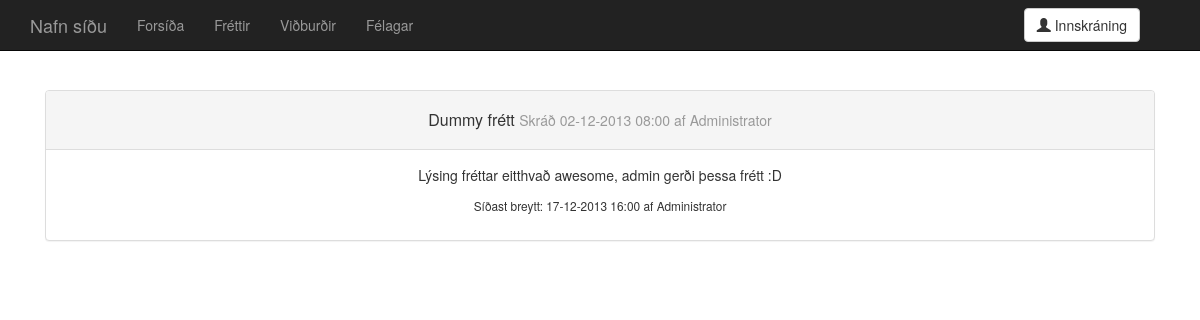
The page /news.single.php?id=1 on the database its author committed.
### tables this page shows
CREATE TABLE 'news' (
  'news_id' integer NOT NULL,
  'title' text,
  'description' text,
  'date_created' integer,
  'date_edited' integer,
  'creator' integer,
  'last_editor' integer,
  PRIMARY KEY ('news_id')
);

CREATE TABLE 'users' (
  'user_id' integer NOT NULL,
  'name' text,
  'post' text NOT NULL UNIQUE,
  'pass' text,
  'privileges' integer,
  'phone_nr' text,
  PRIMARY KEY ('user_id')
);

### php/utils.php (called while the page is built, shortened)
<?php
function intGET($name) {
  if (filter_has_var(INPUT_GET, $name) !== False && filter_input(INPUT_GET, $name, FILTER_VALIDATE_INT) !== False) {
    return filter_input(INPUT_GET, $name, FILTER_SANITIZE_NUMBER_INT);
  }
  return 0;
}
?>

### news.single.php (the view, shortened to what this page needs)
<?php
require_once "php/head.php";
?>
<!DOCTYPE html>
<html lang="is">
  <head>
    <link href="dist/css/bootstrap.css" rel="stylesheet">
    <link href="css/main.css" rel="stylesheet">
  </head>
  <body>
<?php
require_once "parts/navbar.php";
?>
    <div class="container">
      <div class="starter-template">
 <?php
$active_id =intGET("id");
$result = $db->query("SELECT news_id,title,description,date_created,date_edited,creator,last_editor FROM news WHERE news_id = $active_id;");
foreach($result as $row_data) {
  $title = $row_data["title"];
  $date_created = date("d-m-Y H:i", $row_data["date_created"]);
  $date_edited = date("d-m-Y H:i", $row_data["date_edited"]);
  $description = nl2br($row_data["description"]);
  $creator_id = $row_data["creator"];
  $editor_id = $row_data["last_editor"];
  $creator_statement = $db->prepare("SELECT name FROM users WHERE user_id = :user_id");
  $creator_statement->execute(array('user_id' => $creator_id));
  $creator_name_result = $creator_statement->fetchAll();
  $creator_name = $creator_name_result[0]["name"];
  $editor_statement = $db->prepare("SELECT name FROM users WHERE user_id = :user_id");
  $editor_statement->execute(array('user_id' => $editor_id));
  $editor_result = $editor_statement->fetchAll();
  $editor_name = $editor_result[0]["name"];
  $changebutton = "";
  echo <<<_END
      <div class="panel-group" id="accordion">
        <div class="panel panel-default">
          <div class="panel-heading">
          <h3 class="panel-title">
            <p class="accordion-toggle" id="single_news" data-parent="#accordion" href="#collapse">
              $title <small>Skráð $date_created af $creator_name</small>
            </p>
          </h3>
          </div>
          <div id="collapse" class="panel-collapse collapse.in">
            <div class="panel-body">
              <p>
              $description
              </p>
              <p>
              <small>Síðast breytt: $date_edited af $editor_name</small>
              </p>
              $changebutton
            </div>
          </div>
        </div>
      </div>
_END;
}
?>
    </div>
  </body>
</html>

### css/main.css (style rules this page uses)
body { padding-top: 50px; }
.starter-template { padding: 40px 15px; text-align: center; }
#single_news { margin-top: 10px; }

### rows shown on the page
news: title "Dummy frétt", date_created "02-12-2013 08:00", users.name "Administrator", description "Lýsing fréttar eitthvað awesome, admin gerði þessa frétt :D", date_edited "17-12-2013 16:00"

### other values the page prints
$website_name "Nafn síðu"
